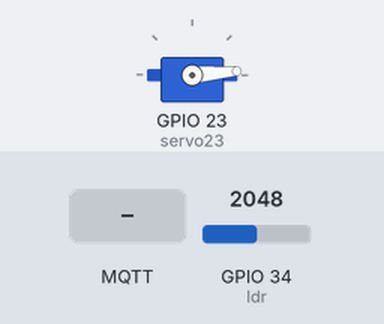
This sketch was run on a simulated ESP32. Parts: servo. Inputs (shaded band) come from the test bench; at power-on: GPIO 34 (ldr) = 2048. WiFi joins after 1.5 s; servers stay silent unless stated; no MQTT or app messages arrive unless stated; what the sketch prints to the serial monitor is not drawn.

Above: at 3.2 s.
3.3 s: MQTT message "/batas" arrives on the first subscribed topic
At 3.8 s:
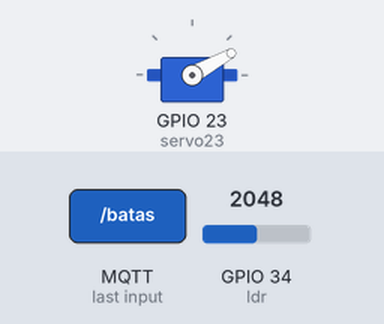
6.8 s: MQTT message "90" arrives on the second subscribed topic
At 8.3 s:
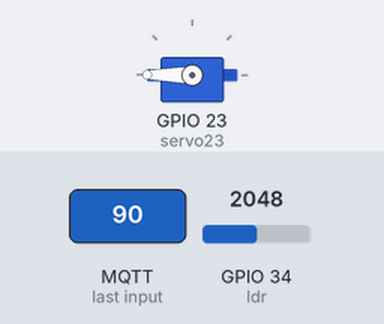
11.4 s: MQTT message "0" arrives on the second subscribed topic
At 11.55 s:
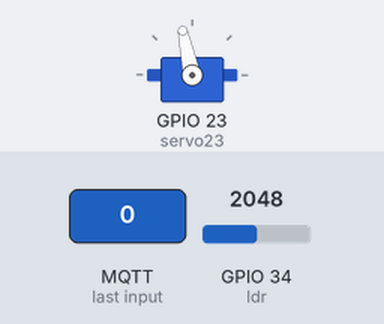
Timing chart, 0 to 20.9 s (numbered marks = the images above; inputs shaded):
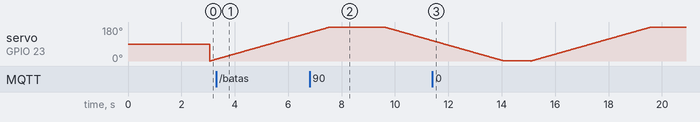

The sketch:

Mini-2.ino
```cpp
#include <WiFi.h>
#include <MQTT.h>
#include <ESP32Servo.h>

const char ssid[] = "";
const char pass[] = "";

WiFiClient net;
MQTTClient client;

unsigned long lastMillis = 0;

int ldr = 34, batas, val, valAkhir, i, valueBatas;
char stringLux[10], valBatas[10];
Servo servo23;
bool terbuka = false;

void lux(){
  val = analogRead(ldr);
  valAkhir = 0.009768*val+10;
}

void connect() {
  Serial.print("checking wifi...");
  while (WiFi.status() != WL_CONNECTED) {
    Serial.print(".");
    delay(1000);
  }

  Serial.print("\nconnecting...");
  while (!client.connect("ClickNowBoard", "clicknow", "SmrW2FHwiMQMGw63")) {
    Serial.print(".");
    delay(1000);
  }

  Serial.println("\nconnected!");

  client.subscribe("/hello");
  client.subscribe("/batas");
}

void messageReceived(String &topic, String &payload) {
  Serial.println("incoming: " + topic + " - " + payload);
  if(topic == "/batas"){
    batas = payload.toInt();
  }
}

void setup() {
  Serial.begin(115200);
  WiFi.begin(ssid, pass);

  servo23.attach(23);

  client.begin("public.cloud.shiftr.io", net);
  client.onMessage(messageReceived);

  connect();
}

void loop() {
  client.loop();
  delay(1000);  // <- fixes some issues with WiFi stability

  lux();

  if (!client.connected()) {
    connect();
  }

  // publish a message roughly every second.
  if (millis() - lastMillis > 1000) {
    lastMillis = millis();
    Serial.println(valAkhir);
    client.publish("/hello", itoa(valAkhir, stringLux, 10));

    if(!terbuka){
      if(valAkhir >= batas){
        Serial.println("Terbuka");
        for(i=0; i<=180; i++){
          servo23.write(i);
          if(i%3==0)Serial.print(".");
            delay(25);
        }
        terbuka = true;
      }
    }else{
      if(valAkhir <= batas){
        Serial.println("Tertutup");
        for(i=180; i>0; i--){
          servo23.write(i);
          if(i%3==0)Serial.print(".");
            delay(25);
        }
        terbuka = false;
      }
    }
  }
}
```
